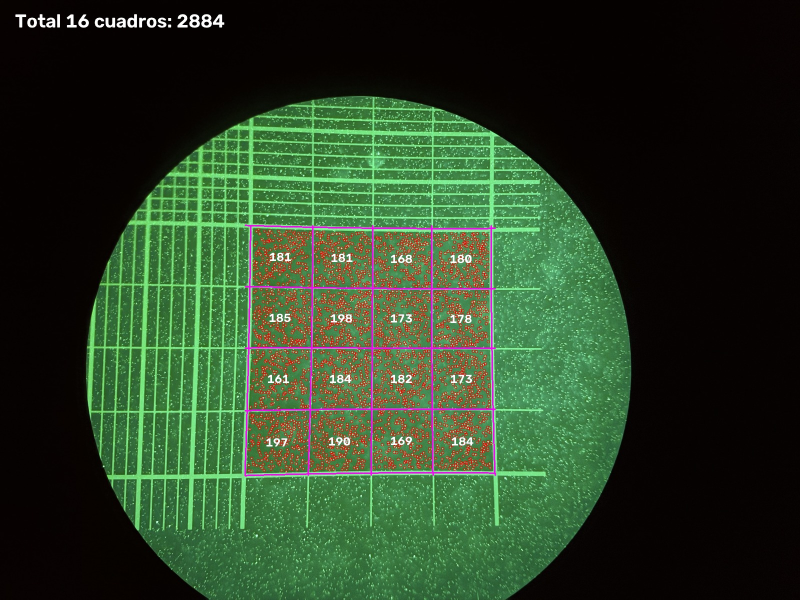
#> input picture carpeta_fotos/control/Ejemplo_control.jpg, 1600 x 1200 px (shown at 1/2 size)
$ python -i contar_puntos.py   (imports and definitions only)
#> lines starting #> are read from the running program, lines starting #| are printed output that depends on the picture; after the words box and inside, x2 and y2 are one past the last pixel; in counts of white or black regions, pixels touching at a corner belong together
#> further down, picture is the input picture: shape (1200, 1600, 3); mean B, G, R 38, 64.4, 43.3
#!/usr/bin/env python3
# -*- coding: utf-8 -*-
"""
Conteo de puntos verdes fluorescentes dentro de los 16 cuadros (4 x 4) de una
cámara de conteo. No cuenta los puntos de las zonas de líneas apretadas de los
extremos ni los que caen sobre las líneas.

Uso:
    python contar_puntos.py CARPETA_IMAGENES
    python contar_puntos.py CARPETA_IMAGENES -o resultados.xlsx --umbral 30

Salida:
    - Excel (por defecto CARPETA_IMAGENES/conteos.xlsx) con dos hojas:
        "Resumen"    -> imagen, recuento total en los 16 cuadros, promedio por cuadro
        "Por_cuadro" -> recuento de cada cuadro (filas A-D de arriba abajo, columnas 1-4
                        de izquierda a derecha)
    - Carpeta "control/" junto al Excel con cada imagen anotada (cuadrícula detectada,
      recuento por cuadro y cada punto contado marcado en rojo) para revisión visual.

Requisitos:
    pip install opencv-python numpy scipy scikit-image pandas openpyxl
"""

import argparse
import sys
from pathlib import Path

import cv2
import numpy as np
import pandas as pd
from scipy.signal import find_peaks
from skimage.feature import peak_local_max

# ----------------------------------------------------------------------------
# PARÁMETROS (ajustables)
# ----------------------------------------------------------------------------
EXTENSIONES = {".jpg", ".jpeg", ".png", ".tif", ".tiff", ".bmp"}

ANCHO_REF = 1600          # las imágenes se reescalan a este ancho para que los
                          # parámetros en píxeles sean consistentes entre fotos
# --- Detección de la cuadrícula
UMBRAL_LINEA = 25         # brillo sobre el fondo para que un píxel cuente como "línea"
LARGO_MIN_LINEA = 101     # largo mínimo (px) para considerar un segmento como línea
ESPACIADO_MIN = 70        # lado mínimo / máximo esperado (px) de cada cuadro grande
ESPACIADO_MAX = 260
ANGULOS_PRUEBA = np.arange(-6, 6.5, 1.0)   # rotaciones (°) que se prueban si la foto está girada
# --- Detección de puntos
TOPHAT_KERNEL = 9         # algo mayor que el diámetro de un punto (px)
UMBRAL_PUNTO = 25         # intensidad mínima (sobre el fondo local) para contar un punto
DIST_MIN_PUNTOS = 2       # separación mínima (px) entre dos puntos distintos
MARGEN_LINEA = 3          # px extra que se excluyen alrededor de cada línea


# ----------------------------------------------------------------------------
# Utilidades de imagen
# ----------------------------------------------------------------------------
# [10 lines left out: function leer_imagen, not called in this run]


def rotar(img: np.ndarray, angulo: float) -> np.ndarray:
    if abs(angulo) < 1e-6:
        return img
    h, w = img.shape[:2]
    M = cv2.getRotationMatrix2D((w / 2, h / 2), angulo, 1.0)
    return cv2.warpAffine(img, M, (w, h), flags=cv2.INTER_LINEAR, borderMode=cv2.BORDER_CONSTANT)


def mascaras_lineas(img: np.ndarray):
    """Máscaras de líneas horizontales y verticales largas (canal verde, sin fondo)."""
    g = img[:, :, 1].astype(np.float32)
    d = g - cv2.GaussianBlur(g, (0, 0), 25)
    binaria = (d > UMBRAL_LINEA).astype(np.uint8) * 255
    kh = cv2.getStructuringElement(cv2.MORPH_RECT, (LARGO_MIN_LINEA, 1))
    kv = cv2.getStructuringElement(cv2.MORPH_RECT, (1, LARGO_MIN_LINEA))
    horiz = cv2.morphologyEx(binaria, cv2.MORPH_OPEN, kh)
    vert = cv2.morphologyEx(binaria, cv2.MORPH_OPEN, kv)
    return horiz, vert


# ----------------------------------------------------------------------------
# Detección de la cuadrícula 4 x 4
# ----------------------------------------------------------------------------
def buscar_rejilla_4x4(perfil: np.ndarray):
    """
    En un perfil de proyección busca 5 líneas equiespaciadas (que delimitan 4 cuadros)
    cuyos intervalos estén vacíos. Las zonas de líneas apretadas de los extremos se
    descartan porque tienen líneas dentro de cada intervalo.
    Devuelve (lista_de_5_posiciones, puntaje) o (None, -inf).
    """
    perfil = cv2.GaussianBlur(perfil.reshape(1, -1).astype(np.float32), (0, 0), 1.5).ravel()
    if perfil.max() <= 0:
        return None, -np.inf
    picos, _ = find_peaks(perfil, height=perfil.max() * 0.15, distance=6)
    n = len(perfil)
    mejor, mejor_lineas = -np.inf, None
    for i in range(len(picos)):
        for j in range(i + 1, len(picos)):
            s = picos[j] - picos[i]
            if not (ESPACIADO_MIN <= s <= ESPACIADO_MAX):
                continue
            tol = max(4, 0.06 * s)
            for k0 in range(4):          # posición de picos[i] dentro de las 5 líneas
                lineas = []
                for k in range(5):
                    esperado = picos[i] + (k - k0) * s
                    cerca = picos[np.abs(picos - esperado) <= tol]
                    if esperado < 0 or esperado >= n or len(cerca) == 0:
                        break
                    lineas.append(int(cerca[np.argmax(perfil[cerca])]))
                if len(lineas) < 5 or len(set(lineas)) < 5:
                    continue
                lineas = sorted(lineas)
                gaps = np.diff(lineas)
                if gaps.min() < 0.85 * gaps.max():
                    continue
                fuerza = perfil[lineas].min()
                interior = 0.0
                for a, b in zip(lineas[:-1], lineas[1:]):
                    m = int(0.12 * (b - a))
                    interior = max(interior, perfil[a + m:b - m].max())
                if interior > 0.5 * fuerza:
                    continue                 # hay líneas dentro: zona de líneas apretadas
                score = fuerza - 2.0 * interior
                if score > mejor:
                    mejor, mejor_lineas = score, lineas
    return mejor_lineas, mejor


def ajustar_curva(mascara: np.ndarray, pos: int, vertical: bool, banda: int, rango):
    """
    Ajusta un polinomio de 2.º grado a los píxeles de una línea cercanos a 'pos'
    (tolera la leve curvatura que introduce la óptica del microscopio/celular).
    Vertical:   x = f(y)      Horizontal: y = f(x)
    """
    a0, a1 = rango
    lo = max(0, pos - banda)
    if vertical:
        ys, xs = np.nonzero(mascara[a0:a1, lo:pos + banda + 1])
        t, u = ys + a0, xs + lo
    else:
        ys, xs = np.nonzero(mascara[lo:pos + banda + 1, a0:a1])
        t, u = xs + a0, ys + lo
    if len(t) < 30:
        return np.poly1d([float(pos)])
    grado = 2 if (t.max() - t.min()) > 0.6 * (a1 - a0) else 1
    coef = np.polyfit(t, u, grado)
    # una pasada de rechazo de atípicos
    res = np.abs(np.polyval(coef, t) - u)
    ok = res < max(2.0, 2.5 * np.median(res))
    if ok.sum() > 30:
        coef = np.polyfit(t[ok], u[ok], grado)
    return np.poly1d(coef)


def detectar_cuadricula(img: np.ndarray):
    """Prueba varias rotaciones y se queda con la que da la cuadrícula 4x4 más clara."""
    mejor = None
    for ang in sorted(ANGULOS_PRUEBA, key=abs):
        im_r = rotar(img, ang)
        horiz, vert = mascaras_lineas(im_r)
        xs, sx = buscar_rejilla_4x4(vert.sum(0) / 255.0)
        ys, sy = buscar_rejilla_4x4(horiz.sum(1) / 255.0)
        if xs is None or ys is None:
            continue
        score = min(sx, sy)
        if mejor is None or score > mejor[0]:
            mejor = (score, ang, im_r, horiz, vert, xs, ys)
#> this loop made 13 passes
#> (sx, sy) on passes 8, 10, 12, 13: (-inf, -inf), (-inf, -inf), (-inf, -inf), (-inf, -inf)
#> (sx, sy) on passes 4, 6, 11: (-inf, -inf), (-inf, -inf), (-inf, -inf)
#> pass 1, in mascaras_lineas, `g = img[:, :, 1].astype(np.float32)`:
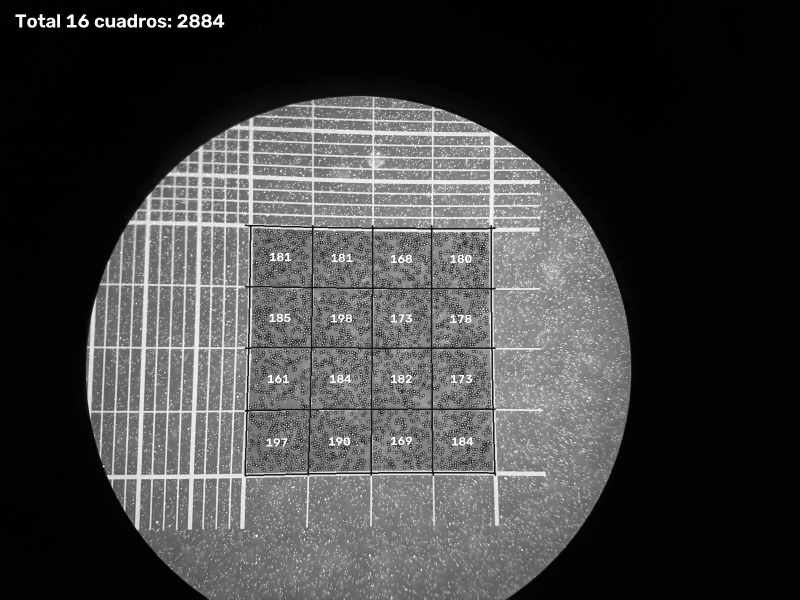
#> g: shape (1200, 1600) float32 (shown at 1/2 size); min 0, max 255, mean 64.4
#> pass 1, in mascaras_lineas, `d = g - cv2.GaussianBlur(g, (0, 0), 25)`:
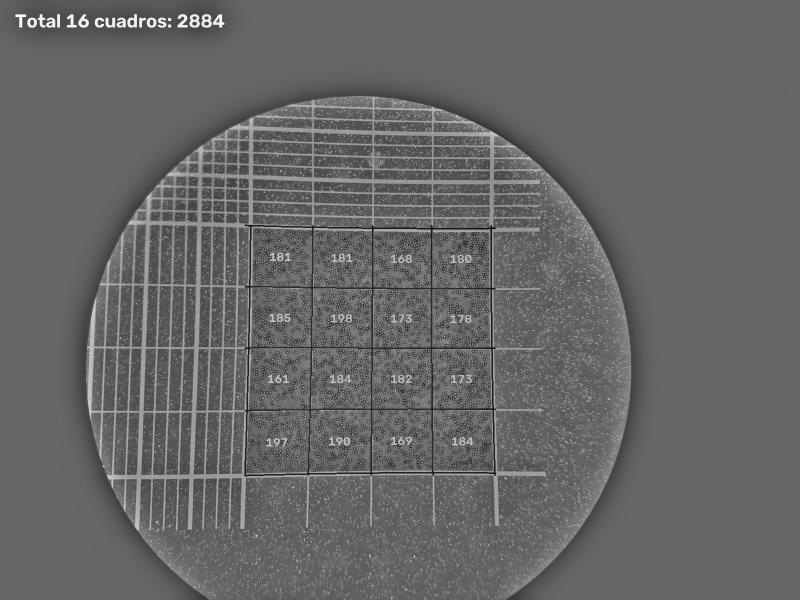
#> d: shape (1200, 1600) float32 (shown at 1/2 size); min -156, max 231.6, mean 0; drawn with min black and max white
#> pass 1, in mascaras_lineas, `binaria = (d > UMBRAL_LINEA).astype(np.uint8) * 255`:
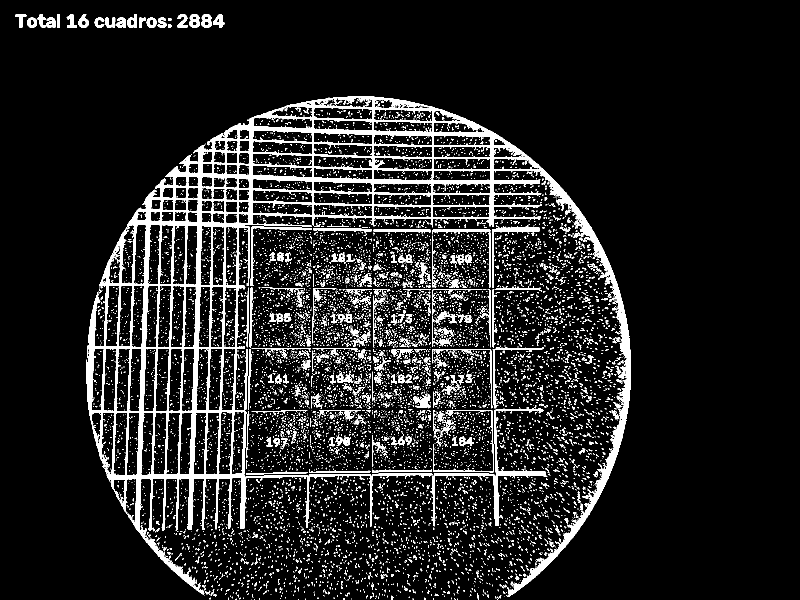
#> binaria: shape (1200, 1600) (shown at 1/2 size); 10.7% white; 10856 white regions (10353 under 20 px), largest, box (x1, y1, x2, y2) and area: (172, 192, 1262, 1194) 109209, (861, 815, 1095, 1053) 3702, (984, 453, 1080, 576) 1152
#> pass 1, in mascaras_lineas, `horiz = cv2.morphologyEx(binaria, cv2.MORPH_OPEN, kh)`:
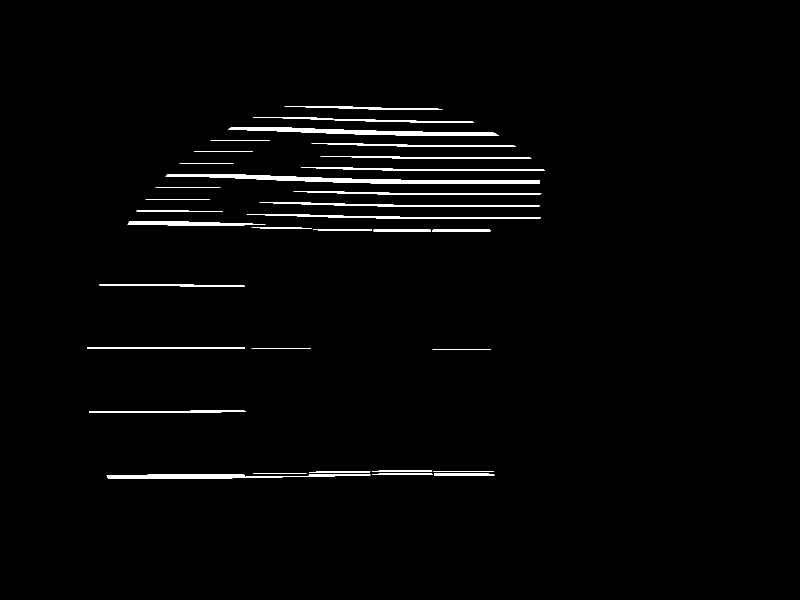
#> horiz: shape (1200, 1600) (shown at 1/2 size); 1.7% white; 34 white regions, largest, box (x1, y1, x2, y2) and area: (331, 348, 1080, 368) 5795, (456, 254, 998, 272) 4187, (213, 949, 741, 958) 3034
#> after the loop:
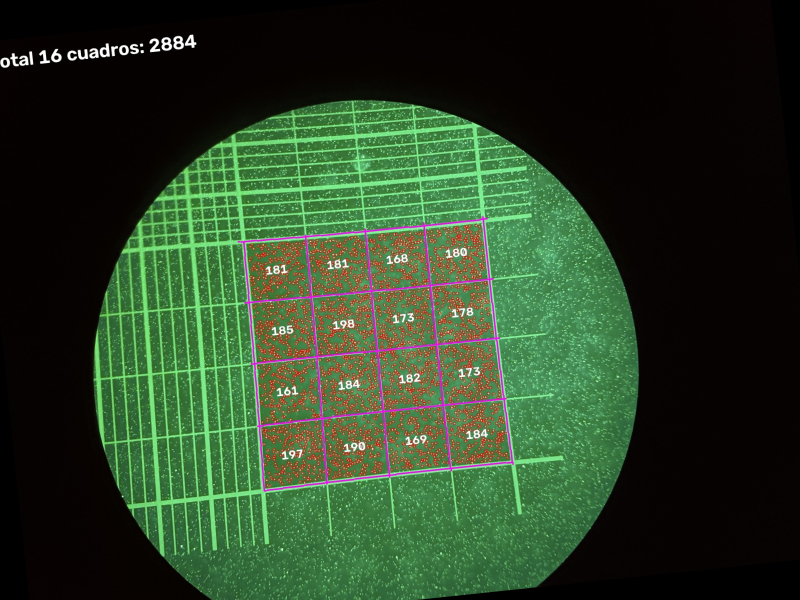
#> im_r: shape (1200, 1600, 3) (shown at 1/2 size); mean B, G, R 37.8, 63.9, 42.8
#> after the loop, mejor = 7 items
    if mejor is None:
        raise RuntimeError("no se detectó la cuadrícula 4x4")
    _, ang, im_r, horiz, vert, xs, ys = mejor
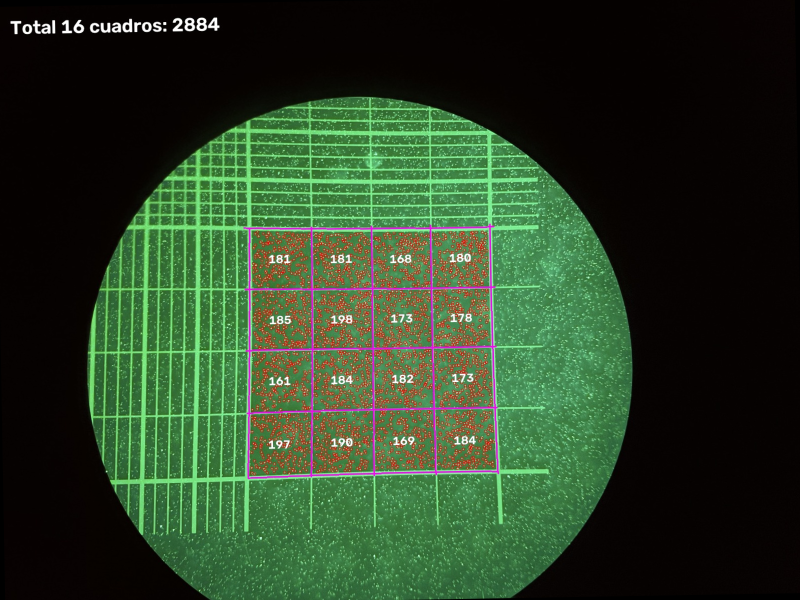
#> im_r: shape (1200, 1600, 3) (shown at 1/2 size); mean of channels 0, 1, 2 38, 64.3, 43.2; drawn as B, G, R
#> horiz: shape (1200, 1600); 1.9% white; 27 white regions, largest, box (x1, y1, x2, y2) and area: (327, 354, 1076, 367) 5719, (450, 259, 994, 271) 4168, (270, 429, 1078, 437) 2571
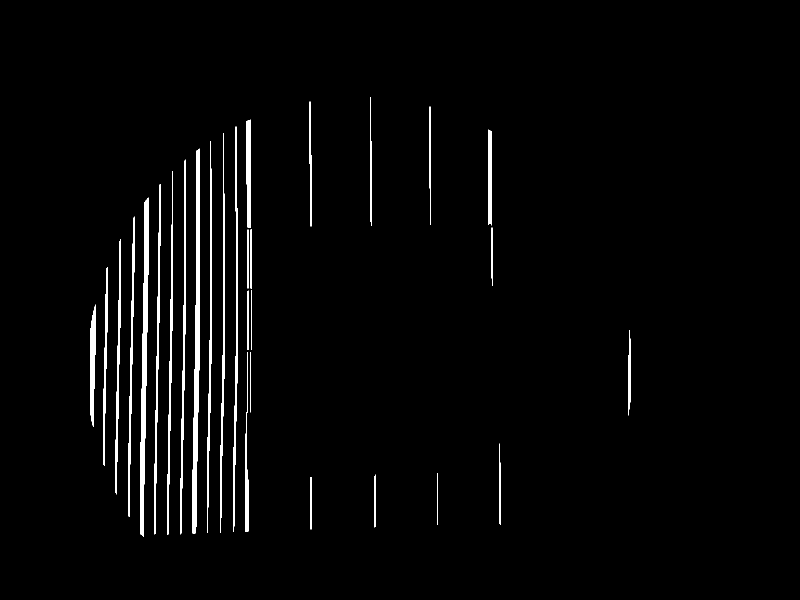
#> vert: shape (1200, 1600) (shown at 1/2 size); 2.3% white; 30 white regions, largest, box (x1, y1, x2, y2) and area: (385, 297, 400, 1067) 6379, (280, 395, 297, 1074) 5754, (466, 253, 476, 1064) 2793
#> ang = 1

    banda = int(0.08 * min(np.diff(xs).mean(), np.diff(ys).mean()))
#> banda = 9
    margen = int(0.5 * np.diff(ys).mean())
#> margen = 60
    lv = [ajustar_curva(vert, x, True, banda, (max(0, ys[0] - margen), ys[-1] + margen)) for x in xs]
#> in ajustar_curva, `lo = max(0, pos - banda)`: lo = 486
#> in ajustar_curva, `ys, xs = np.nonzero(mascara[a0:a1, lo:pos + banda + 1])`: ys = 2602 values from 0 to 606; xs = 2602 values, max 17 at index 421, min 4 at index 2037, mean 10.64
#> in ajustar_curva, `t, u = ys + a0, xs + lo`: t = 2602 values from 400 to 1006; u = 2602 values, max 503 at index 421, min 490 at index 2037, mean 496.6
#> in ajustar_curva, `grado = 2 if (t.max() - t.min()) > 0.6 * (a1 - a0) else 1`: grado = 2
#> in ajustar_curva, `coef = np.polyfit(t, u, grado)`: coef = [-3.58e-05, 0.0381, 488.7]
#> in ajustar_curva, `res = np.abs(np.polyval(coef, t) - u)`: res = 2602 values, max 5.22 at index 1835, min 0.0107 at index 2152, mean 2.7
#> lv = 5 items
    margen = int(0.5 * np.diff(xs).mean())
    lh = [ajustar_curva(horiz, y, False, banda, (max(0, xs[0] - margen), xs[-1] + margen)) for y in ys]
#> lh = 5 items
    return ang, im_r, horiz, vert, lv, lh


# ----------------------------------------------------------------------------
# Procesamiento de una imagen
# ----------------------------------------------------------------------------
# [136 lines left out: functions procesar, guardar_control, main, not called in this run]


# [2 lines not run here, left out]

>>> import cv2
>>> picture = cv2.imread('carpeta_fotos/control/Ejemplo_control.jpg')
>>> result = detectar_cuadricula(picture)
#> result = 6 items
